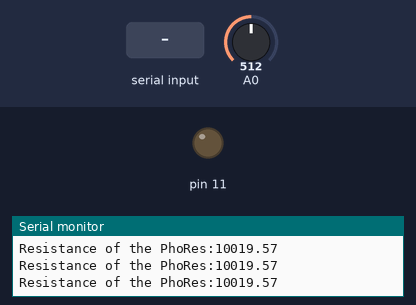
Bench run of a sketch on a simulated Arduino Uno, built with avr-gcc and run on an emulated ATmega328P. On the bench: output pins drawn as LEDs (lit = HIGH), the last lines printed to the serial monitor. Inputs (shaded band) come from the test bench; at power-on: A0 = 512.

Above: at 1.2 s.
1.3 s: "90,45\n" received over Serial
At 2.4 s:
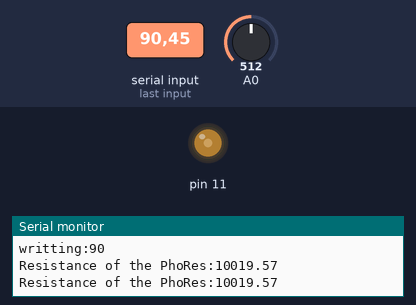
3.0 s: "30,150\n" received over Serial
At 3.8 s:
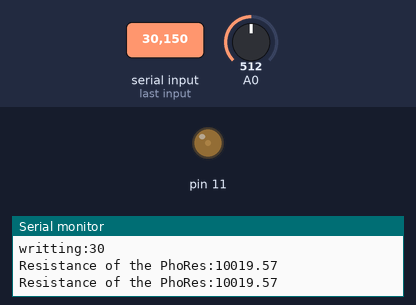
4.5 s: A0 set to 1013
6.0 s: A0 set to 1023
8.1 s: "90\n" received over Serial
At 9.3 s:
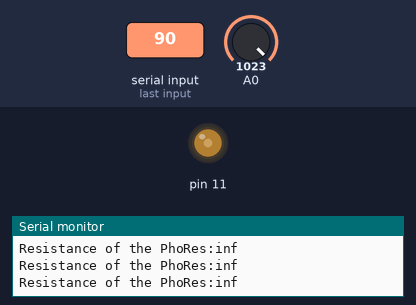
Timing chart, 0 to 10.6 s (numbered marks = the images above; inputs shaded):
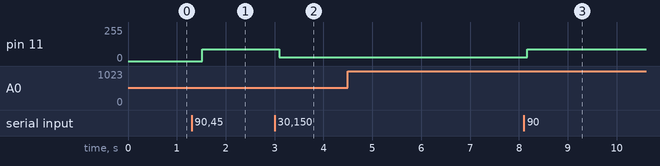

The sketch:

opto_isolator.ino
```cpp
int cmd;

void setup() {
Serial.begin(9600);
pinMode(11,OUTPUT);
}

void loop() {
if(Serial.available()>0){

  while(Serial.peek()>47&&Serial.peek()<58){
    byte bt = Serial.read()-48;
    cmd=cmd*10+bt;
    delay(10);
  }
  while(Serial.available()>0){
    Serial.read();}
  if(cmd<=160){
  Serial.print("writting:");
  Serial.println(cmd);
  analogWrite(11,cmd);
  cmd=0;
  delay(50);
  }

}else{
  float Vout = analogRead(A0)/1023.00*4.60;
  float resis = (10000*Vout)/(4.60-Vout);
  Serial.print("Resistance of the PhoRes:");
  Serial.println(resis);
  delay(500);
}
}
```

Measured:
- after the input at 1.3 s, pin 11: 0/255 → 90/255 after 0.22 s
- after the input at 3.0 s, pin 11: 90/255 → 30/255 after 0.10 s
- after the input at 8.1 s, pin 11: 30/255 → 90/255 after 0.07 s
